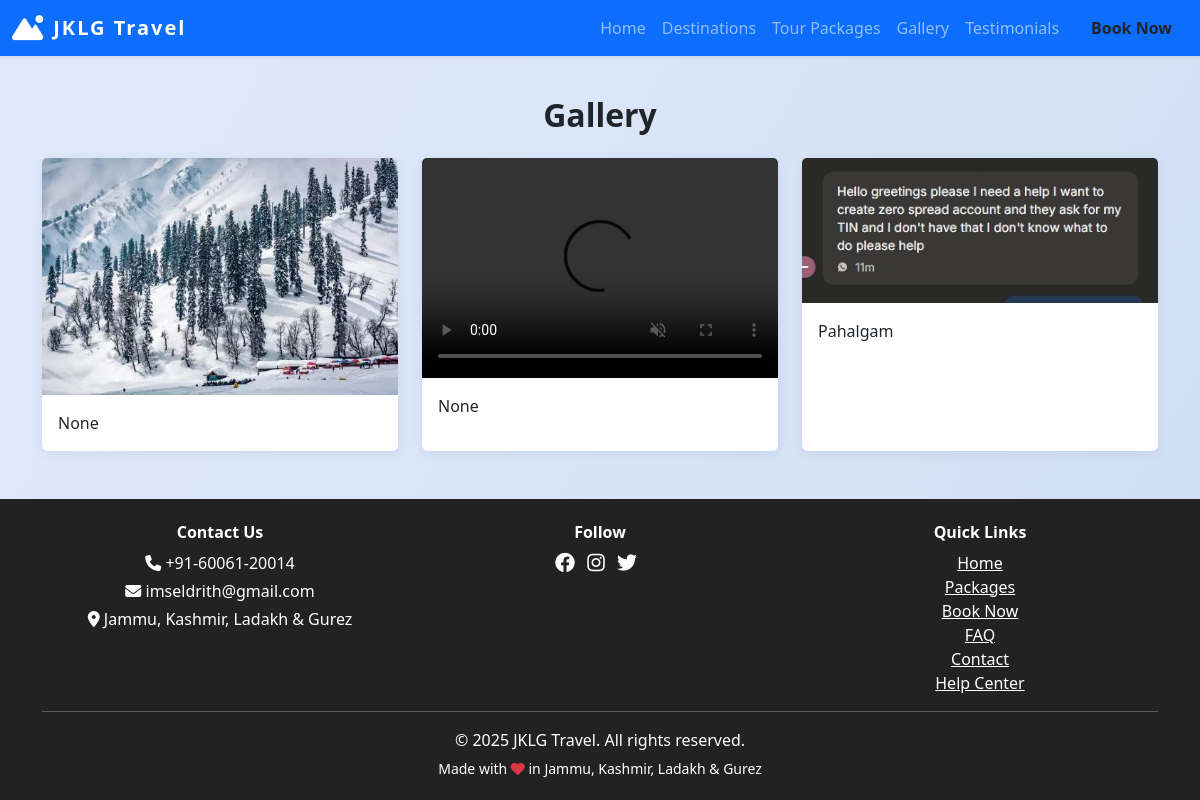
The page /gallery on the database its author committed.
### models.py (models this page shows, shortened)
class SiteSettings(db.Model):
    id = db.Column(db.Integer, primary_key=True)
    site_name = db.Column(db.String(120), default='JKLG Travel')
    site_title = db.Column(db.String(200), default='JKLG Travel - Explore Jammu, Kashmir, Ladakh & Gurez')
    logo = db.Column(db.String(200))
    phone = db.Column(db.String(30), default='+91-12345-67890')
    email = db.Column(db.String(120), default='info@jklgtravel.com')
    address = db.Column(db.String(200), default='Jammu, Kashmir, Ladakh & Gurez')
    facebook = db.Column(db.String(120))  # Username only
    instagram = db.Column(db.String(120))  # Username only
    twitter = db.Column(db.String(120))  # Username only
    linkedin = db.Column(db.String(120))  # Username only
    youtube = db.Column(db.String(120))  # Channel/user ID only
    whatsapp = db.Column(db.String(30))  # Number only
    telegram = db.Column(db.String(120))  # Username only
    meta_description = db.Column(db.String(300))
    about = db.Column(db.Text)
    google_analytics_id = db.Column(db.String(32))

class GalleryImage(db.Model):
    id = db.Column(db.Integer, primary_key=True)
    image = db.Column(db.String(200))
    caption = db.Column(db.String(200))
    video = db.Column(db.String(200))  # New field for video

### views.py (the view)
@main.route('/gallery')
def gallery():
    page = request.args.get('page', 1, type=int)
    per_page = 6
    pagination = GalleryImage.query.paginate(page=page, per_page=per_page, error_out=False)
    gallery = pagination.items
    return render_template('gallery.html', gallery=gallery, pagination=pagination)

### views.py (called while the page is built)
@main.context_processor
def inject_site_settings():
    settings = SiteSettings.query.first()
    return dict(site_settings=settings)

### templates/gallery.html (shortened to what this page needs)
{% extends 'base.html' %}
{% block content %}
<h2 class="section-title text-center">Gallery</h2>
<div class="row g-4">
    {% for g in gallery %}
    <div class="col-md-4">
        <div class="card h-100 gallery-card" data-bs-toggle="modal" data-bs-target="#galleryModal{{ g.id }}" style="cursor:pointer;">
            {% if g.image %}
            <img src="{{ url_for('static', filename='gallery/' + g.image) }}" class="card-img-top" alt="Gallery image">
            {% elif g.video %}
            <video class="card-img-top" src="{{ url_for('static', filename='gallery/' + g.video) }}" controls muted style="height:220px;object-fit:cover;"></video>
            {% else %}
            <img src="https://via.placeholder.com/600x400?text=Gallery" class="card-img-top" alt="Gallery image">
            {% endif %}
            <div class="card-body"><p class="card-text">{{ g.caption }}</p></div>
        </div>
    </div>
    {% endfor %}
</div>
{% endblock %}

### templates/base.html (shortened to what this page needs)
<!DOCTYPE html>
<html lang="en">
<head>
    <link rel="stylesheet" href="https://cdn.jsdelivr.net/npm/bootstrap@5.3.0/dist/css/bootstrap.min.css">
    <link rel="stylesheet" href="https://cdnjs.cloudflare.com/ajax/libs/font-awesome/6.4.0/css/all.min.css">
</head>
<body>
    <nav class="navbar navbar-expand-lg navbar-dark bg-primary shadow-sm">
        <div class="container-fluid">
            <a class="navbar-brand d-flex align-items-center gap-2" href="/">
                {% if site_settings and site_settings.logo %}
                    <img src="{{ url_for('static', filename=site_settings.logo) }}" alt="Logo" style="height:36px; width:auto; border-radius:6px;">
                {% else %}
                    <i class="fa fa-mountain-sun fa-lg"></i>
                {% endif %}
                {{ site_settings.site_name if site_settings and site_settings.site_name else 'JKLG Travel' }}
            </a>
            <div class="collapse navbar-collapse" id="navbarNav">
                <ul class="navbar-nav ms-auto">
                    <li class="nav-item"><a class="nav-link" href="/">Home</a></li>
                    <li class="nav-item"><a class="nav-link" href="/places">Destinations</a></li>
                    <li class="nav-item"><a class="nav-link" href="/packages">Tour Packages</a></li>
                    <li class="nav-item"><a class="nav-link" href="/gallery">Gallery</a></li>
                    <li class="nav-item"><a class="nav-link" href="/testimonials">Testimonials</a></li>
                    <li class="nav-item"><a class="nav-link btn btn-warning text-dark ms-2 px-3 fw-bold" href="/book">Book Now</a></li>
                </ul>
            </div>
        </div>
    </nav>
    <div class="container mt-4">
        {% block content %}{% endblock %}
    </div>
    <footer class="footer text-center mt-5">
        <div class="container">
            <div class="row mb-2">
                <div class="col-md-4 mb-2 mb-md-0">
                    <h6 class="fw-bold">Contact Us</h6>
                    <p class="mb-1"><i class="fa fa-phone"></i> {{ site_settings.phone if site_settings and site_settings.phone else '+91-12345-67890' }}</p>
                    <p class="mb-1"><i class="fa fa-envelope"></i> {{ site_settings.email if site_settings and site_settings.email else 'info@jklgtravel.com' }}</p>
                    <p class="mb-1"><i class="fa fa-map-marker-alt"></i> {{ site_settings.address if site_settings and site_settings.address else 'Jammu, Kashmir, Ladakh & Gurez' }}</p>
                </div>
                <div class="col-md-4 mb-2 mb-md-0">
                    <h6 class="fw-bold">Follow</h6>
                    {% if site_settings and site_settings.facebook %}
                        <a href="{{ site_settings.facebook }}" class="me-2 text-white"><i class="fab fa-facebook fa-lg"></i></a>
                    {% endif %}
                    {% if site_settings and site_settings.instagram %}
                        <a href="{{ site_settings.instagram }}" class="me-2 text-white"><i class="fab fa-instagram fa-lg"></i></a>
                    {% endif %}
                    {% if site_settings and site_settings.twitter %}
                        <a href="{{ site_settings.twitter }}" class="me-2 text-white"><i class="fab fa-twitter fa-lg"></i></a>
                    {% endif %}
                </div>
                <div class="col-md-4">
                    <h6 class="fw-bold">Quick Links</h6>
                    <a href="/" class="d-block text-white">Home</a>
                    <a href="/packages" class="d-block text-white">Packages</a>
                    <a href="/book" class="d-block text-white">Book Now</a>
                    <a href="/faq" class="d-block text-white">FAQ</a>
                    <a href="/contact" class="d-block text-white">Contact</a>
                    <a href="/help" class="d-block text-white">Help Center</a>
                </div>
            </div>
            <hr class="bg-light">
            <p class="mb-1">&copy; {{ 2025 }} {{ site_settings.site_name if site_settings and site_settings.site_name else 'JKLG Travel Agency' }}. All rights reserved.</p>
            <small>Made with <i class="fa fa-heart text-danger"></i> in Jammu, Kashmir, Ladakh & Gurez</small>
        </div>
    </footer>
</body>
</html>

### templates/base.html (style rules this page uses)
body { background: linear-gradient(120deg, #e0eafc, #cfdef3 100%); min-height: 100vh; }
.navbar-brand { font-weight: bold; letter-spacing: 2px; }
.section-title { margin-top: 40px; margin-bottom: 24px; font-weight: 700; }
.card { box-shadow: 0 2px 12px rgba(0,0,0,0.07); border: none; }
.footer { background: #222; color: #fff; padding: 24px 0; margin-top: 48px; }
.footer a { color: #fff; text-decoration: underline; }

### rows shown on the page
SiteSettings: site_name "JKLG Travel", phone "+91-60061-20014", email "imseldrith@gmail.com", address "Jammu, Kashmir, Ladakh & Gurez"
GalleryImage: image (picture), caption "None"
GalleryImage: caption "None"
GalleryImage: image (picture), caption "Pahalgam"

### other values the page prints
{{ 2025 }} "2025"
